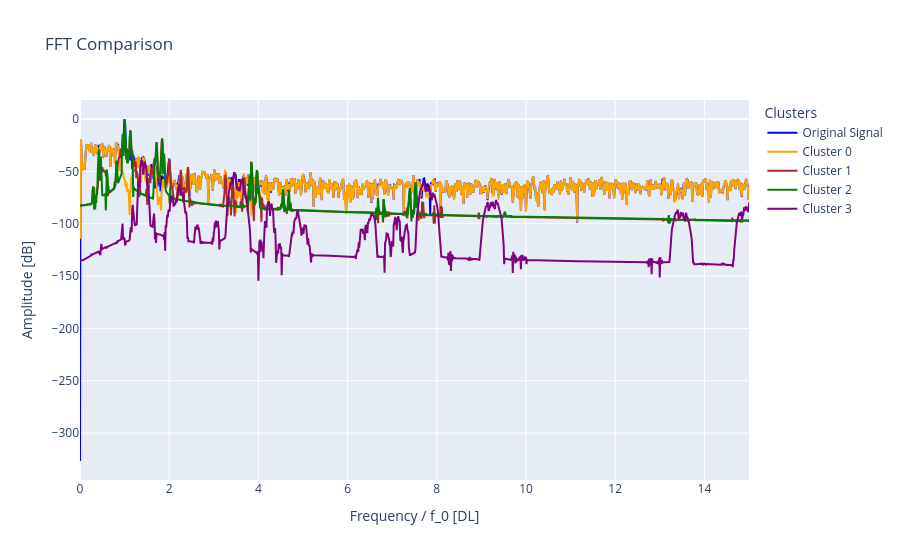

Notebook code for this chart:
### Code cell
plot.plot_reconstructions_by_group(tr_ob, labels, no_clusters, t_plot)

# Set clusters to None to plot all of them, otherwise, plot a list of int
plot.plot_fft_by_group(
    tr_ob, labels, no_clusters, sampling_rate,
    clusters=None, xlim=15, fundamental_freq=frequency
)

### Figure 1 — Plotly figure (JSON) as saved in the notebook; plotly's stock layout.template omitted (floating-point values rounded to 4 significant figures; data arrays with more than 128 entries replaced by an {"elided": "..."} marker saying what was removed)
{"data": [{"line": {"color": "blue"}, "mode": "lines", "name": "Original Signal", "type": "scatter", "x": {"elided": "8000 float values"}, "y": {"elided": "8000 float values"}}, {"line": {"color": "orange"}, "mode": "lines", "name": "Cluster 0", "type": "scatter", "x": {"elided": "8000 float values"}, "y": {"elided": "8000 float values"}}, {"line": {"color": "brown"}, "mode": "lines", "name": "Cluster 1", "type": "scatter", "x": {"elided": "8000 float values"}, "y": {"elided": "8000 float values"}}, {"line": {"color": "green"}, "mode": "lines", "name": "Cluster 2", "type": "scatter", "x": {"elided": "8000 float values"}, "y": {"elided": "8000 float values"}}, {"line": {"color": "purple"}, "mode": "lines", "name": "Cluster 3", "type": "scatter", "x": {"elided": "8000 float values"}, "y": {"elided": "8000 float values"}}], "layout": {"legend": {"title": {"text": "Clusters"}}, "title": {"text": "FFT Comparison"}, "xaxis": {"range": [0, 15], "title": {"text": "Frequency / f_0 [DL]"}}, "yaxis": {"title": {"text": "Amplitude [dB]"}}}}
